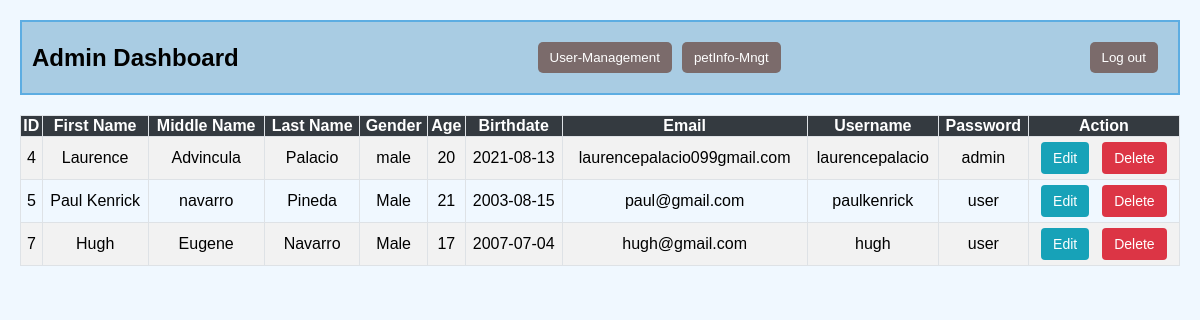
/admin/users.php, run on the app's committed database.
### tables this page shows
CREATE TABLE `users` (
  `ID` int(11) NOT NULL,
  `First_Name` varchar(50) NOT NULL,
  `Middle_Name` varchar(50) NOT NULL,
  `Last_Name` varchar(50) NOT NULL,
  `Gender` varchar(50) NOT NULL,
  `Age` int(11) NOT NULL,
  `Birthdate` date NOT NULL,
  `Email` varchar(50) NOT NULL,
  `Role` varchar(50) NOT NULL DEFAULT 'user',
  `Username` varchar(50) NOT NULL,
  `Password` varchar(50) NOT NULL
);

### admin/users.php (the view, shortened to what this page needs)
<!DOCTYPE html>
<html lang="en">
<head>
</head>
<body>
    <?php
require_once '../constant/config.php';
    try {
        $stmt = $conn->prepare("SELECT ID,First_Name,Middle_Name,Last_Name,Gender,Age,Birthdate,Email,Username,Password FROM users");
        $stmt->execute();
        if ($stmt->rowCount() > 0) {
            echo "<table><tr><th>ID</th><th>First Name</th><th>Middle Name</th><th>Last Name</th><th>Gender</th><th>Age</th><th>Birthdate</th><th>Email</th><th>Username</th><th>Password</th><th>Action</th></tr>";
            $results = $stmt->fetchAll(PDO::FETCH_ASSOC);
            foreach ($results as $row) {
                echo "<tr>
                        <td>".$row["ID"]."</td>
                        <td>".$row["First_Name"]."</td>
                        <td>".$row["Middle_Name"]."</td>
                        <td>".$row["Last_Name"]."</td>
                        <td>".$row["Gender"]."</td>
                        <td>".$row["Age"]."</td>
                        <td>".$row["Birthdate"]."</td>
                        <td>".$row["Email"]."</td>
                        <td>".$row["Username"]."</td>
                        <td>".$row["Password"]."</td>
                        <td>
                            <a class='btn btn-info' href='update_user.php?id=". $row['ID'] ."'>Edit</a>&nbsp;
                            <a class='btn btn-danger' href='delete.php?id=". $row['ID'] ."'>Delete</a>
                        </td>
                      </tr>";
            }
            echo "</table>";
        } else {
            echo "0 results";
        }
    } catch (PDOException $e) {
        echo "Connection failed: " . $e->getMessage();
    }
    ?>
</body>
</html>

### admin/users.php (style rules this page uses)
body { font-family: Arial, sans-serif; background-color: #f8f9fa; margin: 0; padding: 20px; }
table { width: 100%; height: 100%; border-collapse: collapse; margin-top: 20px; }
table, th, td { border: 1px solid #dee2e6; }
th, td { padding: 12; text-align: center; }
th { background-color: #343a40; color: #fff; }
tr:nth-child(even) { background-color: #f2f2f2; }
.btn { text-decoration: none; padding: 8px 12px; color: #fff; border-radius: 4px; display: inline-block; margin: 4px 2px; font-size: 14px; }
.btn-info { background-color: #17a2b8; }
.btn-danger { background-color: #dc3545; }

### data on the page
users: ID "4", First_Name "Laurence", Middle_Name "Advincula", Last_Name "Palacio", Gender "male", Age "20", Birthdate "2021-08-13", Email "laurencepalacio099gmail.com", Username "laurencepalacio", Password "admin"
users: ID "5", First_Name "Paul Kenrick", Middle_Name "navarro", Last_Name "Pineda", Gender "Male", Age "21", Birthdate "2003-08-15", Email "paul@gmail.com", Username "paulkenrick", Password "user"
users: ID "7", First_Name "Hugh", Middle_Name "Eugene", Last_Name "Navarro", Gender "Male", Age "17", Birthdate "2007-07-04", Email "hugh@gmail.com", Username "hugh", Password "user"
